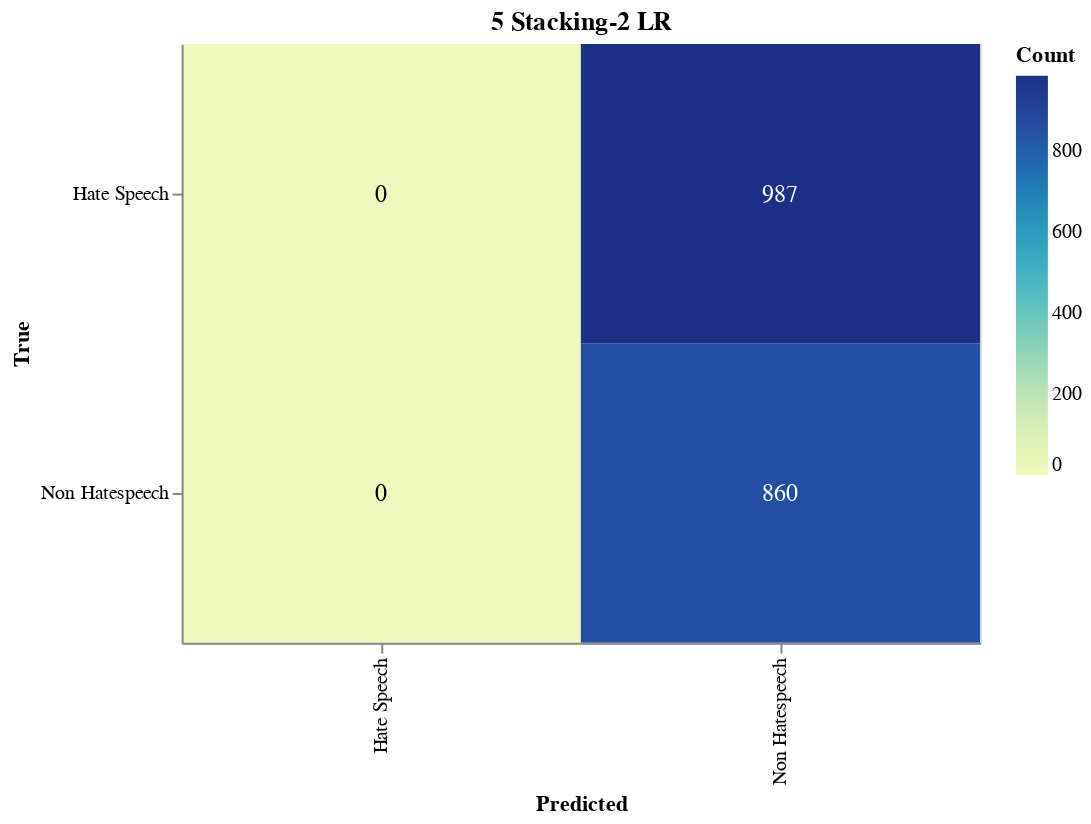

This figure's notebook cell:
### Markdown cell above
#### Save Confusion Matrix

### Code cell
import altair as alt
import altair_saver
import pandas as pd
from sklearn.metrics import confusion_matrix

# Calculate the confusion matrix
cm = confusion_matrix(true_labels, adjusted_predictions)

# Define class names
class_names = ['Hate Speech', 'Non Hatespeech']

# Convert confusion matrix to DataFrame
cm_df = pd.DataFrame(cm, index=class_names, columns=class_names).reset_index().melt(id_vars='index')
cm_df.columns = ['True', 'Predicted', 'Count']

# Ensure the order of categories
cm_df['True'] = pd.Categorical(cm_df['True'], categories=class_names, ordered=True)
cm_df['Predicted'] = pd.Categorical(cm_df['Predicted'], categories=class_names, ordered=True)

# Create the Altair plot
heatmap = alt.Chart(cm_df).mark_rect().encode(
    x=alt.X('Predicted:O', sort=class_names),
    y=alt.Y('True:O', sort=class_names),
    color='Count:Q',
    tooltip=['True', 'Predicted', 'Count']
).properties(
    width=400,
    height=300,
    title='5 Stacking-2 LR'
)

# Add text labels
text = heatmap.mark_text(
    align='center',
    baseline='middle',
    fontSize=12
).encode(
    text='Count:Q',
    color=alt.condition(
        alt.datum.Count > cm.max() / 2,
        alt.value('white'),
        alt.value('black')
    )
)

# Combine heatmap and text
final_chart = heatmap + text

# Display the plot
final_chart.show()

### Figure 1 — Vega-Lite specification as saved in the notebook (floating-point values rounded to 4 significant figures)
{"config": {"view": {"continuousWidth": 300, "continuousHeight": 300}}, "layer": [{"mark": {"type": "rect"}, "encoding": {"color": {"field": "Count", "type": "quantitative"}, "tooltip": [{"field": "True", "type": "ordinal"}, {"field": "Predicted", "type": "ordinal"}, {"field": "Count", "type": "quantitative"}], "x": {"field": "Predicted", "sort": ["Hate Speech", "Non Hatespeech"], "type": "ordinal"}, "y": {"field": "True", "sort": ["Hate Speech", "Non Hatespeech"], "type": "ordinal"}}, "title": "5 Stacking-2 LR"}, {"mark": {"type": "text", "align": "center", "baseline": "middle", "fontSize": 12}, "encoding": {"color": {"condition": {"test": "(datum.Count > 493.5)", "value": "white"}, "value": "black"}, "text": {"field": "Count", "type": "quantitative"}, "tooltip": [{"field": "True", "type": "ordinal"}, {"field": "Predicted", "type": "ordinal"}, {"field": "Count", "type": "quantitative"}], "x": {"field": "Predicted", "sort": ["Hate Speech", "Non Hatespeech"], "type": "ordinal"}, "y": {"field": "True", "sort": ["Hate Speech", "Non Hatespeech"], "type": "ordinal"}}, "title": "5 Stacking-2 LR"}], "data": {"name": "data-010c52edfd2079f09c0236dffc020b77"}, "height": 300, "width": 400, "$schema": "https://vega.github.io/schema/vega-lite/v5.17.0.json", "datasets": {"data-010c52edfd2079f09c0236dffc020b77": [{"True": "Hate Speech", "Predicted": "Hate Speech", "Count": 0}, {"True": "Non Hatespeech", "Predicted": "Hate Speech", "Count": 0}, {"True": "Hate Speech", "Predicted": "Non Hatespeech", "Count": 987}, {"True": "Non Hatespeech", "Predicted": "Non Hatespeech", "Count": 860}]}}
